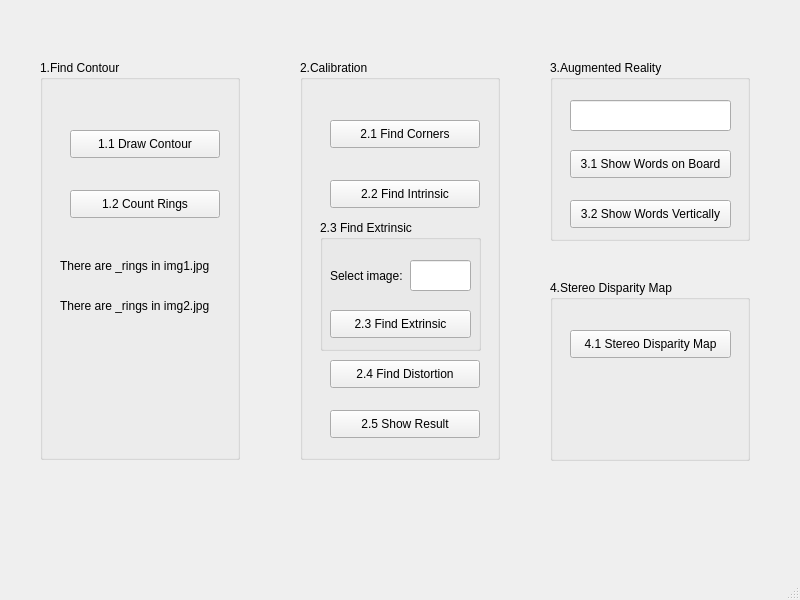
<?xml version="1.0" encoding="UTF-8"?>
<ui version="4.0">
 <class>MainWindow</class>
 <widget class="QMainWindow" name="MainWindow">
  <property name="geometry">
   <rect>
    <x>0</x>
    <y>0</y>
    <width>800</width>
    <height>600</height>
   </rect>
  </property>
  <property name="windowTitle">
   <string>MainWindow</string>
  </property>
  <widget class="QWidget" name="centralwidget">
   <widget class="QGroupBox" name="groupBox_1">
    <property name="geometry">
     <rect>
      <x>40</x>
      <y>60</y>
      <width>200</width>
      <height>400</height>
     </rect>
    </property>
    <property name="title">
     <string>1.Find Contour</string>
    </property>
    <widget class="QPushButton" name="draw_contour_button">
     <property name="geometry">
      <rect>
       <x>30</x>
       <y>70</y>
       <width>150</width>
       <height>28</height>
      </rect>
     </property>
     <property name="text">
      <string>1.1 Draw Contour</string>
     </property>
    </widget>
    <widget class="QPushButton" name="count_rings_button">
     <property name="geometry">
      <rect>
       <x>30</x>
       <y>130</y>
       <width>150</width>
       <height>28</height>
      </rect>
     </property>
     <property name="text">
      <string>1.2 Count Rings</string>
     </property>
    </widget>
    <widget class="QLabel" name="img1_label">
     <property name="geometry">
      <rect>
       <x>20</x>
       <y>190</y>
       <width>171</width>
       <height>31</height>
      </rect>
     </property>
     <property name="text">
      <string>There are _rings in img1.jpg</string>
     </property>
    </widget>
    <widget class="QLabel" name="img2_label">
     <property name="geometry">
      <rect>
       <x>20</x>
       <y>230</y>
       <width>171</width>
       <height>31</height>
      </rect>
     </property>
     <property name="text">
      <string>There are _rings in img2.jpg</string>
     </property>
    </widget>
   </widget>
   <widget class="QGroupBox" name="groupBox_2">
    <property name="geometry">
     <rect>
      <x>300</x>
      <y>60</y>
      <width>200</width>
      <height>400</height>
     </rect>
    </property>
    <property name="title">
     <string>2.Calibration</string>
    </property>
    <widget class="QPushButton" name="find_corners_button">
     <property name="geometry">
      <rect>
       <x>30</x>
       <y>60</y>
       <width>150</width>
       <height>28</height>
      </rect>
     </property>
     <property name="text">
      <string>2.1 Find Corners</string>
     </property>
    </widget>
    <widget class="QPushButton" name="find_intrinsic_button">
     <property name="geometry">
      <rect>
       <x>30</x>
       <y>120</y>
       <width>150</width>
       <height>28</height>
      </rect>
     </property>
     <property name="text">
      <string>2.2 Find Intrinsic</string>
     </property>
    </widget>
    <widget class="QPushButton" name="find_distortion_button">
     <property name="geometry">
      <rect>
       <x>30</x>
       <y>300</y>
       <width>150</width>
       <height>28</height>
      </rect>
     </property>
     <property name="text">
      <string>2.4 Find Distortion</string>
     </property>
    </widget>
    <widget class="QPushButton" name="show_result_button">
     <property name="geometry">
      <rect>
       <x>30</x>
       <y>350</y>
       <width>150</width>
       <height>28</height>
      </rect>
     </property>
     <property name="text">
      <string>2.5 Show Result</string>
     </property>
    </widget>
    <widget class="QGroupBox" name="groupBox_23">
     <property name="geometry">
      <rect>
       <x>20</x>
       <y>160</y>
       <width>161</width>
       <height>131</height>
      </rect>
     </property>
     <property name="title">
      <string>2.3 Find Extrinsic</string>
     </property>
     <widget class="QPushButton" name="find_extrinsic_button">
      <property name="geometry">
       <rect>
        <x>10</x>
        <y>90</y>
        <width>141</width>
        <height>28</height>
       </rect>
      </property>
      <property name="text">
       <string>2.3 Find Extrinsic</string>
      </property>
     </widget>
     <widget class="QLineEdit" name="lineEdit2">
      <property name="geometry">
       <rect>
        <x>90</x>
        <y>40</y>
        <width>61</width>
        <height>31</height>
       </rect>
      </property>
     </widget>
     <widget class="QLabel" name="select_image_label">
      <property name="geometry">
       <rect>
        <x>10</x>
        <y>40</y>
        <width>81</width>
        <height>31</height>
       </rect>
      </property>
      <property name="text">
       <string>Select image:</string>
      </property>
     </widget>
    </widget>
   </widget>
   <widget class="QGroupBox" name="groupBox_3">
    <property name="geometry">
     <rect>
      <x>550</x>
      <y>60</y>
      <width>200</width>
      <height>181</height>
     </rect>
    </property>
    <property name="title">
     <string>3.Augmented Reality</string>
    </property>
    <widget class="QPushButton" name="show_words_on_board_button">
     <property name="geometry">
      <rect>
       <x>20</x>
       <y>90</y>
       <width>161</width>
       <height>28</height>
      </rect>
     </property>
     <property name="text">
      <string>3.1 Show Words on Board</string>
     </property>
    </widget>
    <widget class="QPushButton" name="show_word_vertically_button">
     <property name="geometry">
      <rect>
       <x>20</x>
       <y>140</y>
       <width>161</width>
       <height>28</height>
      </rect>
     </property>
     <property name="text">
      <string>3.2 Show Words Vertically</string>
     </property>
    </widget>
    <widget class="QLineEdit" name="lineEdit3">
     <property name="geometry">
      <rect>
       <x>20</x>
       <y>40</y>
       <width>161</width>
       <height>31</height>
      </rect>
     </property>
    </widget>
   </widget>
   <widget class="QGroupBox" name="groupBox_4">
    <property name="geometry">
     <rect>
      <x>550</x>
      <y>280</y>
      <width>200</width>
      <height>181</height>
     </rect>
    </property>
    <property name="title">
     <string>4.Stereo Disparity Map</string>
    </property>
    <widget class="QPushButton" name="stereo_display_map_button">
     <property name="geometry">
      <rect>
       <x>20</x>
       <y>50</y>
       <width>161</width>
       <height>28</height>
      </rect>
     </property>
     <property name="text">
      <string>4.1 Stereo Disparity Map</string>
     </property>
    </widget>
   </widget>
  </widget>
  <widget class="QStatusBar" name="statusbar"/>
 </widget>
 <resources/>
 <connections/>
</ui>
